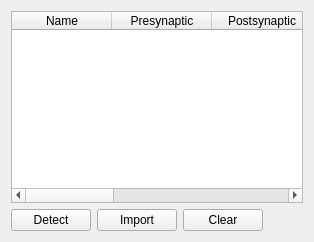
      <widget class="QWidget" name="protocolsTab">
       <attribute name="title">
        <string>Protocols</string>
       </attribute>
       <layout class="QGridLayout" name="gridLayout_12">
        <item row="0" column="0">
         <layout class="QVBoxLayout" name="verticalLayout_13">
          <item>
           <widget class="QTableWidget" name="protocolTableWidget">
            <property name="toolTip">
             <string>Trigger protocols</string>
            </property>
            <property name="statusTip">
             <string>Trigger protocols</string>
            </property>
            <property name="whatsThis">
             <string>Trigger protocols</string>
            </property>
            <property name="alternatingRowColors">
             <bool>true</bool>
            </property>
            <property name="gridStyle">
             <enum>Qt::NoPen</enum>
            </property>
            <property name="columnCount">
             <number>6</number>
            </property>
            <attribute name="horizontalHeaderCascadingSectionResizes">
             <bool>true</bool>
            </attribute>
            <attribute name="horizontalHeaderMinimumSectionSize">
             <number>100</number>
            </attribute>
            <attribute name="horizontalHeaderDefaultSectionSize">
             <number>100</number>
            </attribute>
            <attribute name="horizontalHeaderShowSortIndicator" stdset="0">
             <bool>true</bool>
            </attribute>
            <attribute name="verticalHeaderMinimumSectionSize">
             <number>15</number>
            </attribute>
            <attribute name="verticalHeaderDefaultSectionSize">
             <number>20</number>
            </attribute>
            <column>
             <property name="text">
              <string>Name</string>
             </property>
            </column>
            <column>
             <property name="text">
              <string>Presynaptic</string>
             </property>
            </column>
            <column>
             <property name="text">
              <string>Postsynaptic</string>
             </property>
            </column>
            <column>
             <property name="text">
              <string>Photostimulation</string>
             </property>
            </column>
            <column>
             <property name="text">
              <string>Imaging delay</string>
             </property>
            </column>
            <column>
             <property name="text">
              <string>Frames</string>
             </property>
            </column>
           </widget>
          </item>
          <item>
           <layout class="QHBoxLayout" name="horizontalLayout_29">
            <item>
             <widget class="QPushButton" name="detectProtocolsPushButton">
              <property name="toolTip">
               <string>Detect protocols</string>
              </property>
              <property name="statusTip">
               <string>Detect protocols</string>
              </property>
              <property name="whatsThis">
               <string>&lt;html&gt;&lt;head/&gt;&lt;body&gt;&lt;p&gt;Detect triggers from TTL-like signals embedded in the electrophysiology data&lt;/p&gt;&lt;/body&gt;&lt;/html&gt;</string>
              </property>
              <property name="text">
               <string>Detect</string>
              </property>
             </widget>
            </item>
            <item>
             <widget class="QPushButton" name="importProtocolsPushButton">
              <property name="toolTip">
               <string>Import from another ScanData object</string>
              </property>
              <property name="statusTip">
               <string>Import from another ScanData object</string>
              </property>
              <property name="whatsThis">
               <string>Import from another ScanData object</string>
              </property>
              <property name="text">
               <string>Import</string>
              </property>
             </widget>
            </item>
            <item>
             <widget class="QPushButton" name="clearProtocolsPushButton">
              <property name="toolTip">
               <string>Clear protocols</string>
              </property>
              <property name="statusTip">
               <string>Clear protocols</string>
              </property>
              <property name="whatsThis">
               <string>&lt;html&gt;&lt;head/&gt;&lt;body&gt;&lt;p&gt;Removes all Trigger Protocols and Trigger Events embedded in the data&lt;/p&gt;&lt;/body&gt;&lt;/html&gt;</string>
              </property>
              <property name="text">
               <string>Clear</string>
              </property>
             </widget>
            </item>
            <item>
             <spacer name="horizontalSpacer_3">
              <property name="orientation">
               <enum>Qt::Horizontal</enum>
              </property>
              <property name="sizeHint" stdset="0">
               <size>
                <width>40</width>
                <height>20</height>
               </size>
              </property>
             </spacer>
            </item>
           </layout>
          </item>
         </layout>
        </item>
       </layout>
      </widget>
